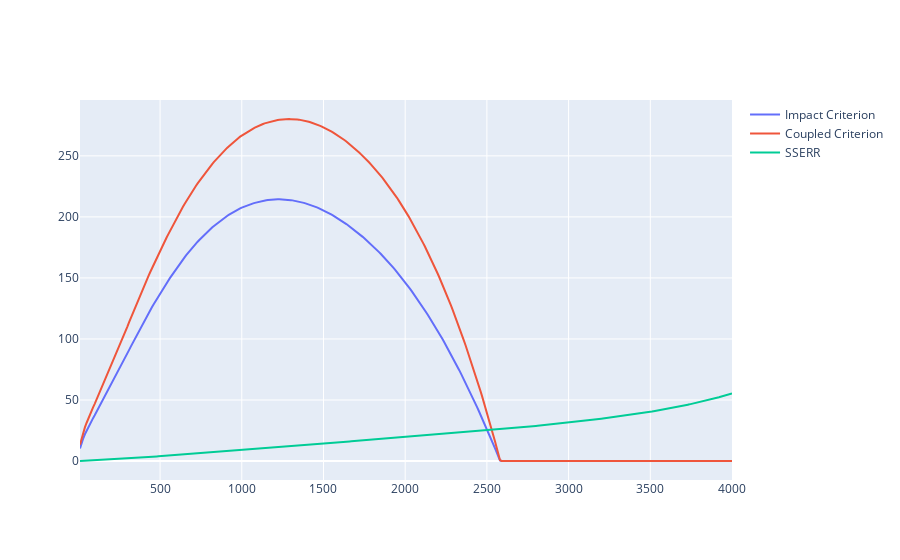
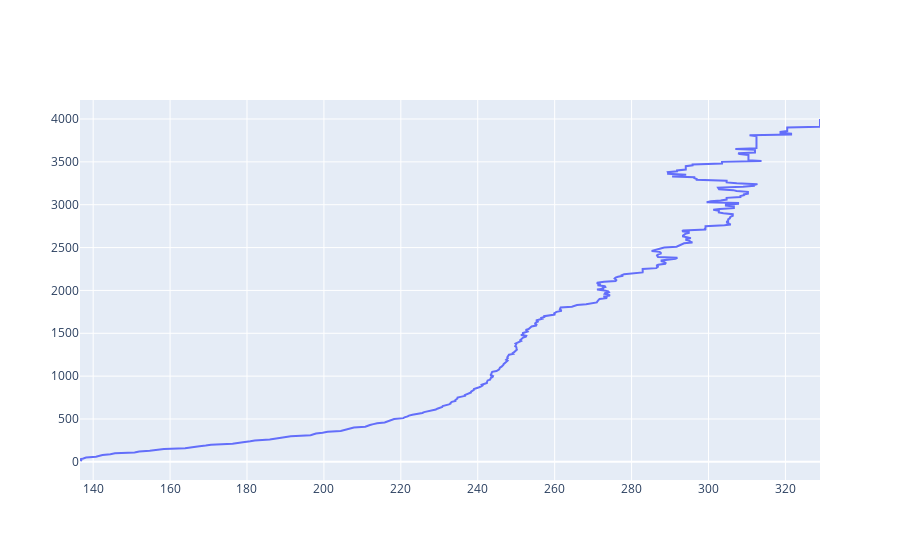

Here is the notebook cell these charts were saved with, in order:
### Code cell
import pandas as pd
import plotly.graph_objects as go

dataframe = pd.read_csv("data/misc/average_density_profile.csv")
depths = dataframe["wl_depth"]
impact_criterion = dataframe["impact_criterion"]
coupled_criterion = dataframe["coupled_criterion"]
sserr_result = dataframe["sserr_result"]
touchdown_distance = dataframe["touchdown_distance"]

densities = [layer.rho for layer in layers]

fig = go.Figure()
fig.add_trace(go.Scatter(x=depths, y=impact_criterion, mode='lines', name='Impact Criterion'))
fig.add_trace(go.Scatter(x=depths, y=coupled_criterion, mode='lines', name='Coupled Criterion'))
fig.add_trace(go.Scatter(x=depths, y=sserr_result, mode='lines', name='SSERR'))
fig.show()

fig = go.Figure()
fig.add_trace(go.Scatter(x=densities, y=depths, mode='lines', name='Density'))
fig.show()

### Figure 1 — Plotly figure (JSON) as saved in the notebook; plotly's stock layout.template omitted (floating-point values rounded to 4 significant figures; data arrays with more than 128 entries replaced by an {"elided": "..."} marker saying what was removed)
{"data": [{"mode": "lines", "name": "Impact Criterion", "type": "scatter", "x": {"elided": "400 float values"}, "y": {"elided": "400 float values"}}, {"mode": "lines", "name": "Coupled Criterion", "type": "scatter", "x": {"elided": "400 float values"}, "y": {"elided": "400 float values"}}, {"mode": "lines", "name": "SSERR", "type": "scatter", "x": {"elided": "400 float values"}, "y": {"elided": "400 float values"}}], "layout": {}}

### Figure 2 — Plotly figure (JSON) as saved in the notebook; plotly's stock layout.template omitted (floating-point values rounded to 4 significant figures; data arrays with more than 128 entries replaced by an {"elided": "..."} marker saying what was removed)
{"data": [{"mode": "lines", "name": "Density", "type": "scatter", "x": {"elided": "400 float values"}, "y": {"elided": "400 float values"}}], "layout": {}}
